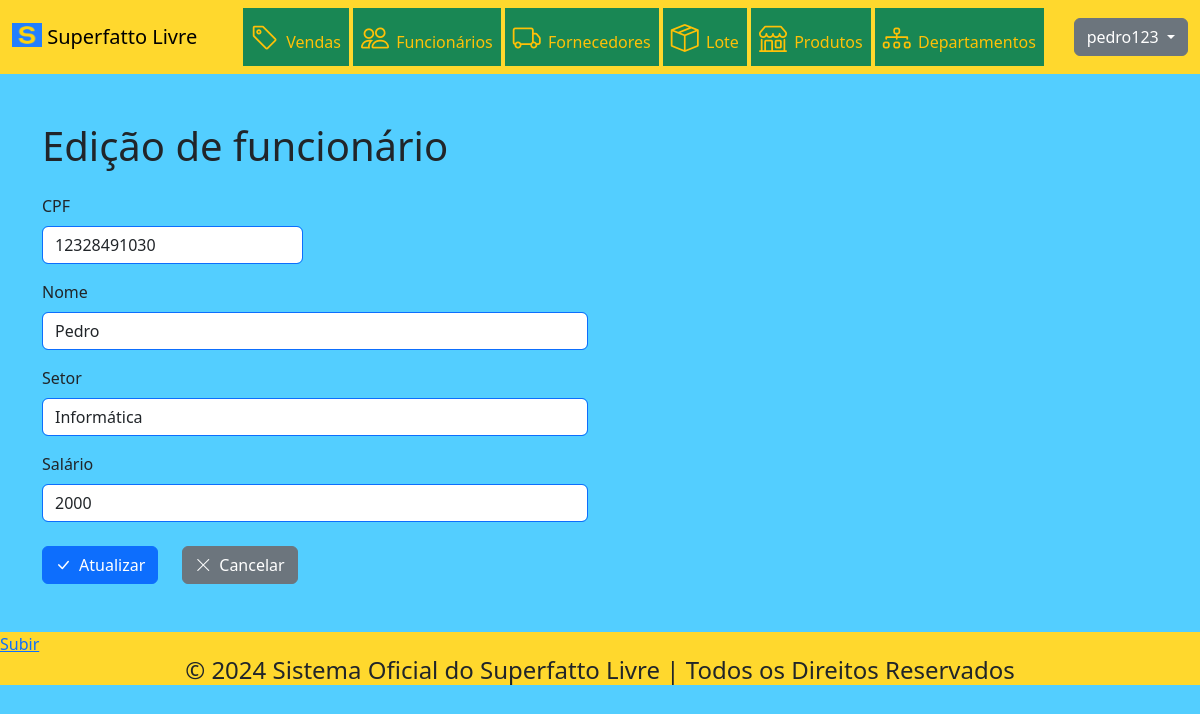
Screenshot of /funcionario/encaminharEdicao/1 (signed in) with the database file from the repository.
### tables this page shows
CREATE TABLE IF NOT EXISTS `funcionario` (
  `codigo` INT NOT NULL AUTO_INCREMENT,
  `cpf` VARCHAR(45) NULL,
  `nome` VARCHAR(45) NULL,
  `setor` VARCHAR(45) NULL,
  `salario` FLOAT NULL,
  PRIMARY KEY (`codigo`));

### App/Controller/BaseController.php (called while the page is built, shortened)
<?php
abstract class BaseController
{
    protected array $dados;
    public function __construct()
    {
        $this->dados = [];
    }
    public function renderizar(string $view)
    {
        $dados = $this->getDados();
        require_once PATH . '/App/View/layout/header.php';
        require_once PATH . '/App/View/layout/menu.php';
        require_once PATH . '/App/View/' . $view . '.php';
        require_once PATH . '/App/View/layout/footer.php';
    }
    public function getDados()
    {
        return $this->dados;
    }
    public function setDados($nomeChave, $valorDado)
    {
        if ($nomeChave != "" && $valorDado != "") {
            $this->dados[$nomeChave] = $valorDado;
        }
    }
}

### index.php (called while the page is built, shortened)
<?php
try
{
    $app = new App();
    $app->identificarController();
    $app->executarController();
} catch (Exception $excecao) {
    throw new Exception("Erro na execução do sistema", $excecao->getCode());
}

### App/Model/DAO/BaseDAO.php (called while the page is built, shortened)
<?php
abstract class BaseDAO
{
    private $conexao;
    public function __construct()
    {
        $this->conexao = Conexao::getConexao();
    }
    public function select($sql)
    {
        return $this->conexao->query($sql);
    }
}

### App/Lib/Conexao.php (called while the page is built, shortened)
<?php
class Conexao
{
    public static function getConexao()
    {
        $dsn = DB_DRIVER . ':host=' . DB_HOST . ';dbname=' . DB_NAME . ";";
        $conexao = new PDO($dsn , DB_USER, DB_PASSWORD);
        $conexao->setAttribute(PDO::ATTR_ERRMODE, PDO::ERRMODE_EXCEPTION);
        return $conexao;
    }
}

### App/Model/DAO/FuncionarioDAO.php (called while the page is built, shortened)
<?php
class FuncionarioDAO extends BaseDAO
{
    public function localizar($codigo)
    {
        try {
            $pdoStatement = $this->select("SELECT * FROM funcionario WHERE codigo = $codigo");
            $pdoStatement->setFetchMode(PDO::FETCH_CLASS | PDO::FETCH_PROPS_LATE, "App\\Model\\Entidades\\Funcionario");
            $funcionario = $pdoStatement->fetch();
            return $funcionario;
        }
        catch (Exception $excecao) {
            $erro = new Exception("Erro " . $excecao->getCode() . ". Erro no acesso aos dados");
            return $erro;
        }
    }
}

### App/Model/Entidades/Funcionario.php (called while the page is built, shortened)
<?php
class Funcionario
{
    private int $codigo;
    private string $cpf;
    private string $nome;
    private string $setor;
    private float $salario;
    public function __construct(int $codigo = 0, string $cpf = "", string $nome = "", string $setor = "", float $salario = 0.0)
    {
        $this->codigo = $codigo;
        $this->cpf = $cpf;
        $this->nome = $nome;
        $this->setor = $setor;
        $this->salario = $salario;
    }
    public function localizar()
    {
        $funcionarioDAO = new FuncionarioDAO();
        $resultado = $funcionarioDAO->localizar($this->getCodigo());
        return $resultado;
    }
    public function getCodigo() : int
    {
        return $this->codigo;
    }
    public function getCpf() : string
    {
        return $this->cpf;
    }
    public function getNome() : string
    {
        return $this->nome;
    }
    public function getSetor() : string
    {
        return $this->setor;
    }
    public function getSalario() : float
    {
        return $this->salario;
    }
}

### App/View/funcionario/edicao.php (the view, shortened to what this page needs)
<div class="container-sm my-5">
  <?php if (isset($dados['funcionario']) && !empty($dados['funcionario'])) { ?>
    <div class="row">
      <div class="col">
        <form method="POST" action="http://<?=APP_HOST?>/funcionario/atualizar">
          <div class="row mb-3">
            <div class="col-auto">
              <h1>Edição de funcionário</h1>
            </div>
          </div>
          <div class="row mb-3">
            <div class="col-6 col-md-4 col-lg-3">
              <label for="cpf" class="form-label">CPF</label>
              <input type="text" class="form-control border border-primary
              <?= (isset($dados['validacao']) && !$dados['validacao']['cpf_validado'] ? 'is-invalid' : '') ?>"
              id="cpf" name="cpf"
              value="<?= (isset($dados['formulario'])) ? $dados['formulario']['cpf'] : $dados['funcionario']->getCpf() ?>" required>
            </div>
          </div>
          <div class="row mb-3">
            <div class="col-11 col-md-9 col-lg-6">
              <label for="nome" class="form-label">Nome</label>
              <input type="text" class="form-control border border-primary
              <?= (isset($dados['validacao']) && !$dados['validacao']['nome_validado'] ? 'is-invalid' : '') ?>"
              id="nome" name="nome"
              value="<?= (isset($dados['formulario'])) ? $dados['formulario']['nome'] : $dados['funcionario']->getNome() ?>" required>
            </div>
          </div>
          <div class="row mb-3">
            <div class="col-11 col-md-9 col-lg-6">
              <label for="setor" class="form-label">Setor</label>
              <input type="text" class="form-control border border-primary" id="setor" name="setor"
              value="<?= (isset($dados['formulario'])) ? $dados['formulario']['setor'] : $dados['funcionario']->getSetor() ?>" required>
            </div>
          </div>
          <div class="row mb-4">
            <div class="col-11 col-md-9 col-lg-6">
              <label for="salario" class="form-label">Salário</label>
              <input type="text" class="form-control border border-primary
              <?= (isset($dados['validacao']) && !$dados['validacao']['salario_validado'] ? 'is-invalid' : '') ?>"
              id="salario" name="salario"
              value="<?= (isset($dados['formulario'])) ? $dados['formulario']['salario'] : $dados['funcionario']->getSalario() ?>" required>
            </div>
          </div>
          <div class="row">
            <div class="col-auto">
              <button type="submit" class="btn btn-primary">
                <i class="bi bi-check-lg">&ensp;</i>Atualizar
              </button>
            </div>
            <div class="col-auto">
              <a href="http://<?=APP_HOST?>/funcionario" class="btn btn-secondary">
                <i class="bi bi-x-lg">&ensp;</i>Cancelar
              </a>
            </div>
          </div>
        </form>
      </div>
    </div>
  <?php } ?>
</div>

### public/css/estilo.css (style rules this page uses)
body { background-color: #53ceff; }

### rows the page displays
funcionario: cpf "12328491030", nome "Pedro", setor "Informática", salario "2000"

### other values shown
$sessao::getNomeUsuario() "pedro123"
